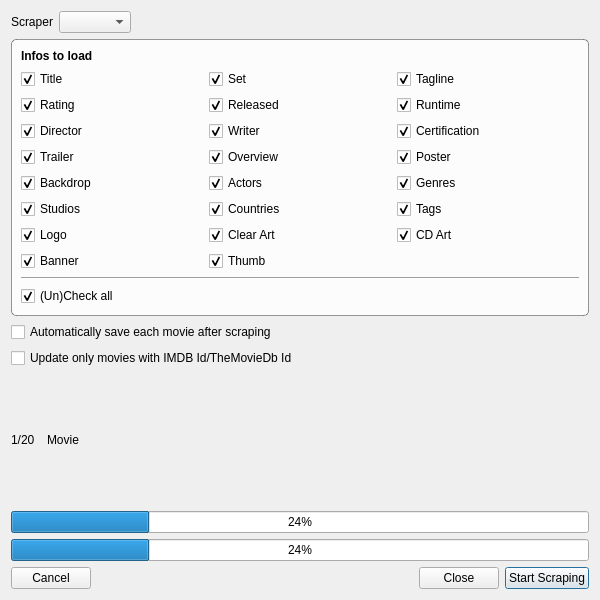
<?xml version="1.0" encoding="UTF-8"?>
<ui version="4.0">
 <class>MovieMultiScrapeDialog</class>
 <widget class="QDialog" name="MovieMultiScrapeDialog">
  <property name="windowModality">
   <enum>Qt::WindowModal</enum>
  </property>
  <property name="geometry">
   <rect>
    <x>0</x>
    <y>0</y>
    <width>600</width>
    <height>600</height>
   </rect>
  </property>
  <property name="minimumSize">
   <size>
    <width>600</width>
    <height>0</height>
   </size>
  </property>
  <property name="windowTitle">
   <string>Movie Multi Scrape</string>
  </property>
  <property name="windowIcon">
   <iconset resource="../MediaElch.qrc">
    <normaloff>:/img/MediaElch.png</normaloff>:/img/MediaElch.png</iconset>
  </property>
  <property name="modal">
   <bool>true</bool>
  </property>
  <layout class="QVBoxLayout" name="verticalLayout_2">
   <item>
    <layout class="QHBoxLayout" name="horizontalLayout_3">
     <item>
      <widget class="QLabel" name="label_3">
       <property name="text">
        <string>Scraper</string>
       </property>
      </widget>
     </item>
     <item>
      <widget class="QComboBox" name="comboScraper"/>
     </item>
     <item>
      <spacer name="horizontalSpacer_2">
       <property name="orientation">
        <enum>Qt::Horizontal</enum>
       </property>
       <property name="sizeHint" stdset="0">
        <size>
         <width>40</width>
         <height>20</height>
        </size>
       </property>
      </spacer>
     </item>
    </layout>
   </item>
   <item>
    <widget class="QGroupBox" name="groupBox">
     <property name="styleSheet">
      <string notr="true">QGroupBox {
	border: 1px solid rgba(0, 0, 0, 100);
	border-radius: 5px;
	background-color: rgba(255, 255, 255, 200);
}</string>
     </property>
     <property name="title">
      <string/>
     </property>
     <layout class="QVBoxLayout" name="verticalLayout_3">
      <item>
       <widget class="QLabel" name="label_2">
        <property name="font">
         <font>
          <weight>75</weight>
          <bold>true</bold>
         </font>
        </property>
        <property name="text">
         <string>Infos to load</string>
        </property>
       </widget>
      </item>
      <item>
       <layout class="QGridLayout" name="gridLayout_2">
        <item row="0" column="1">
         <widget class="MyCheckBox" name="chkSet">
          <property name="text">
           <string>Set</string>
          </property>
          <property name="checked">
           <bool>true</bool>
          </property>
         </widget>
        </item>
        <item row="0" column="0">
         <widget class="MyCheckBox" name="chkTitle">
          <property name="text">
           <string>Title</string>
          </property>
          <property name="checked">
           <bool>true</bool>
          </property>
         </widget>
        </item>
        <item row="1" column="0">
         <widget class="MyCheckBox" name="chkRating">
          <property name="text">
           <string>Rating</string>
          </property>
          <property name="checked">
           <bool>true</bool>
          </property>
         </widget>
        </item>
        <item row="3" column="1">
         <widget class="MyCheckBox" name="chkOverview">
          <property name="text">
           <string>Overview</string>
          </property>
          <property name="checked">
           <bool>true</bool>
          </property>
         </widget>
        </item>
        <item row="3" column="2">
         <widget class="MyCheckBox" name="chkPoster">
          <property name="text">
           <string>Poster</string>
          </property>
          <property name="checked">
           <bool>true</bool>
          </property>
         </widget>
        </item>
        <item row="5" column="1">
         <widget class="MyCheckBox" name="chkCountries">
          <property name="text">
           <string>Countries</string>
          </property>
          <property name="checked">
           <bool>true</bool>
          </property>
         </widget>
        </item>
        <item row="1" column="2">
         <widget class="MyCheckBox" name="chkRuntime">
          <property name="text">
           <string>Runtime</string>
          </property>
          <property name="checked">
           <bool>true</bool>
          </property>
         </widget>
        </item>
        <item row="4" column="1">
         <widget class="MyCheckBox" name="chkActors">
          <property name="text">
           <string>Actors</string>
          </property>
          <property name="checked">
           <bool>true</bool>
          </property>
         </widget>
        </item>
        <item row="2" column="2">
         <widget class="MyCheckBox" name="chkCertification">
          <property name="text">
           <string>Certification</string>
          </property>
          <property name="checked">
           <bool>true</bool>
          </property>
         </widget>
        </item>
        <item row="3" column="0">
         <widget class="MyCheckBox" name="chkTrailer">
          <property name="text">
           <string>Trailer</string>
          </property>
          <property name="checked">
           <bool>true</bool>
          </property>
         </widget>
        </item>
        <item row="0" column="2">
         <widget class="MyCheckBox" name="chkTagline">
          <property name="text">
           <string>Tagline</string>
          </property>
          <property name="checked">
           <bool>true</bool>
          </property>
         </widget>
        </item>
        <item row="1" column="1">
         <widget class="MyCheckBox" name="chkReleased">
          <property name="text">
           <string>Released</string>
          </property>
          <property name="checked">
           <bool>true</bool>
          </property>
         </widget>
        </item>
        <item row="2" column="1">
         <widget class="MyCheckBox" name="chkWriter">
          <property name="text">
           <string>Writer</string>
          </property>
          <property name="checked">
           <bool>true</bool>
          </property>
         </widget>
        </item>
        <item row="2" column="0">
         <widget class="MyCheckBox" name="chkDirector">
          <property name="text">
           <string>Director</string>
          </property>
          <property name="checked">
           <bool>true</bool>
          </property>
         </widget>
        </item>
        <item row="5" column="0">
         <widget class="MyCheckBox" name="chkStudios">
          <property name="text">
           <string>Studios</string>
          </property>
          <property name="checked">
           <bool>true</bool>
          </property>
         </widget>
        </item>
        <item row="4" column="2">
         <widget class="MyCheckBox" name="chkGenres">
          <property name="text">
           <string>Genres</string>
          </property>
          <property name="checked">
           <bool>true</bool>
          </property>
         </widget>
        </item>
        <item row="4" column="0">
         <widget class="MyCheckBox" name="chkBackdrop">
          <property name="text">
           <string>Backdrop</string>
          </property>
          <property name="checked">
           <bool>true</bool>
          </property>
         </widget>
        </item>
        <item row="7" column="1">
         <widget class="MyCheckBox" name="chkThumb">
          <property name="text">
           <string>Thumb</string>
          </property>
          <property name="checked">
           <bool>true</bool>
          </property>
         </widget>
        </item>
        <item row="7" column="0">
         <widget class="MyCheckBox" name="chkBanner">
          <property name="text">
           <string>Banner</string>
          </property>
          <property name="checked">
           <bool>true</bool>
          </property>
         </widget>
        </item>
        <item row="6" column="2">
         <widget class="MyCheckBox" name="chkCdArt">
          <property name="text">
           <string>CD Art</string>
          </property>
          <property name="checked">
           <bool>true</bool>
          </property>
         </widget>
        </item>
        <item row="6" column="1">
         <widget class="MyCheckBox" name="chkClearArt">
          <property name="text">
           <string>Clear Art</string>
          </property>
          <property name="checked">
           <bool>true</bool>
          </property>
         </widget>
        </item>
        <item row="6" column="0">
         <widget class="MyCheckBox" name="chkLogo">
          <property name="text">
           <string>Logo</string>
          </property>
          <property name="checked">
           <bool>true</bool>
          </property>
         </widget>
        </item>
        <item row="5" column="2">
         <widget class="MyCheckBox" name="chkTags">
          <property name="text">
           <string>Tags</string>
          </property>
          <property name="checked">
           <bool>true</bool>
          </property>
         </widget>
        </item>
       </layout>
      </item>
      <item>
       <widget class="Line" name="line">
        <property name="orientation">
         <enum>Qt::Horizontal</enum>
        </property>
       </widget>
      </item>
      <item>
       <widget class="QCheckBox" name="chkUnCheckAll">
        <property name="text">
         <string>(Un)Check all</string>
        </property>
        <property name="checked">
         <bool>true</bool>
        </property>
       </widget>
      </item>
     </layout>
    </widget>
   </item>
   <item>
    <widget class="QCheckBox" name="chkAutoSave">
     <property name="text">
      <string>Automatically save each movie after scraping</string>
     </property>
    </widget>
   </item>
   <item>
    <widget class="QCheckBox" name="chkOnlyImdb">
     <property name="text">
      <string>Update only movies with IMDB Id/TheMovieDb Id</string>
     </property>
    </widget>
   </item>
   <item>
    <layout class="QHBoxLayout" name="horizontalLayout_2" stretch="0,1">
     <item>
      <widget class="QLabel" name="movieCounter">
       <property name="minimumSize">
        <size>
         <width>30</width>
         <height>0</height>
        </size>
       </property>
       <property name="text">
        <string>1/20</string>
       </property>
      </widget>
     </item>
     <item>
      <widget class="QLabel" name="movie">
       <property name="text">
        <string>Movie</string>
       </property>
      </widget>
     </item>
    </layout>
   </item>
   <item>
    <widget class="QProgressBar" name="progressMovie">
     <property name="value">
      <number>24</number>
     </property>
    </widget>
   </item>
   <item>
    <widget class="QProgressBar" name="progressAll">
     <property name="value">
      <number>24</number>
     </property>
    </widget>
   </item>
   <item>
    <layout class="QHBoxLayout" name="horizontalLayout">
     <item>
      <widget class="QPushButton" name="btnCancel">
       <property name="text">
        <string>Cancel</string>
       </property>
       <property name="autoDefault">
        <bool>false</bool>
       </property>
      </widget>
     </item>
     <item>
      <spacer name="horizontalSpacer">
       <property name="orientation">
        <enum>Qt::Horizontal</enum>
       </property>
       <property name="sizeHint" stdset="0">
        <size>
         <width>40</width>
         <height>20</height>
        </size>
       </property>
      </spacer>
     </item>
     <item>
      <widget class="QPushButton" name="btnClose">
       <property name="text">
        <string>Close</string>
       </property>
       <property name="autoDefault">
        <bool>true</bool>
       </property>
       <property name="default">
        <bool>true</bool>
       </property>
      </widget>
     </item>
     <item>
      <widget class="QPushButton" name="btnStartScraping">
       <property name="text">
        <string>Start Scraping</string>
       </property>
       <property name="default">
        <bool>true</bool>
       </property>
      </widget>
     </item>
    </layout>
   </item>
  </layout>
 </widget>
 <customwidgets>
  <customwidget>
   <class>MyCheckBox</class>
   <extends>QCheckBox</extends>
   <header location="global">smallWidgets/MyCheckBox.h</header>
  </customwidget>
 </customwidgets>
 <resources>
  <include location="../MediaElch.qrc"/>
 </resources>
 <connections>
  <connection>
   <sender>btnCancel</sender>
   <signal>clicked()</signal>
   <receiver>MovieMultiScrapeDialog</receiver>
   <slot>reject()</slot>
   <hints>
    <hint type="sourcelabel">
     <x>290</x>
     <y>289</y>
    </hint>
    <hint type="destinationlabel">
     <x>333</x>
     <y>209</y>
    </hint>
   </hints>
  </connection>
  <connection>
   <sender>btnClose</sender>
   <signal>clicked()</signal>
   <receiver>MovieMultiScrapeDialog</receiver>
   <slot>accept()</slot>
   <hints>
    <hint type="sourcelabel">
     <x>403</x>
     <y>289</y>
    </hint>
    <hint type="destinationlabel">
     <x>333</x>
     <y>209</y>
    </hint>
   </hints>
  </connection>
 </connections>
</ui>
